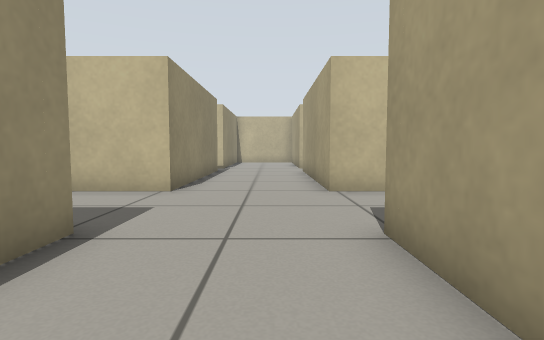
view 1 (above)

20 first-person views from a walk through a Gazebo world. The camera is 0.5 m above the floor, tilts 4° down and sees 80° across. The floor is counted in squares, 0.5 m on a side. Each view is taken from the middle of a square. On the plan, view 1 faces up. The plan holds only what a view shows up to about 12 squares ahead; the rest is blank.

view 2
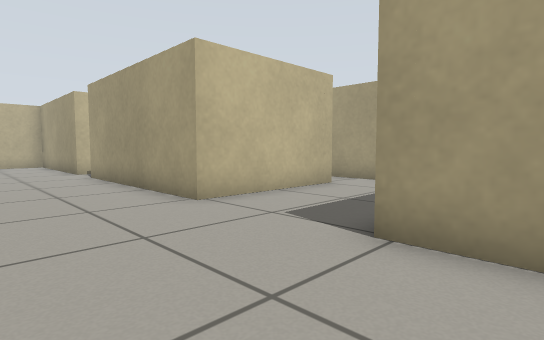

view 3
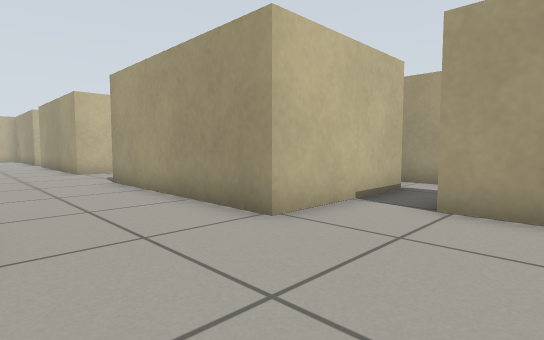

view 4
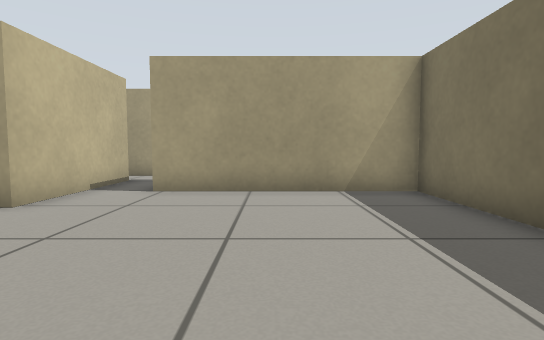

view 5
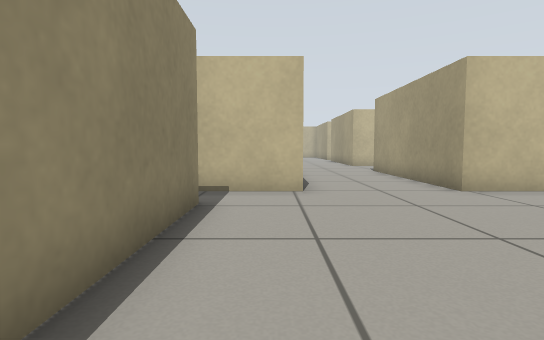

view 6
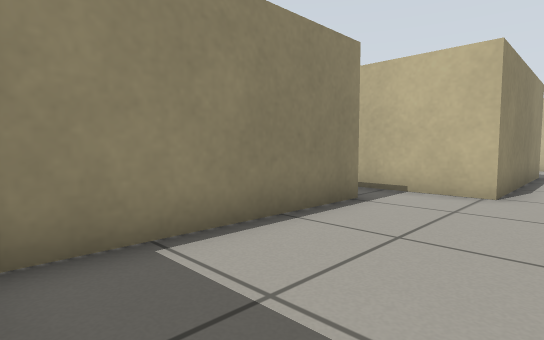

view 7
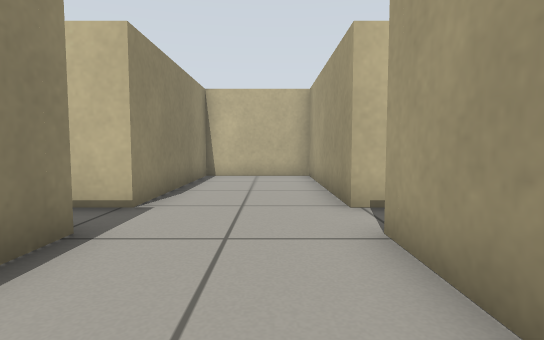

view 8
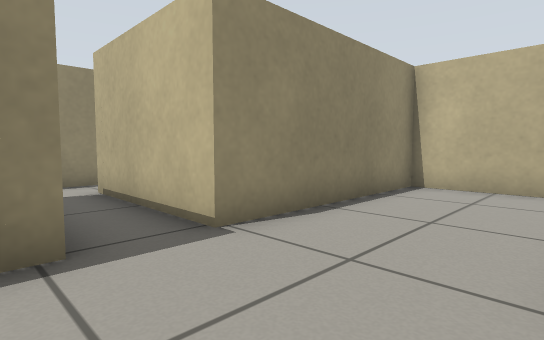

view 9
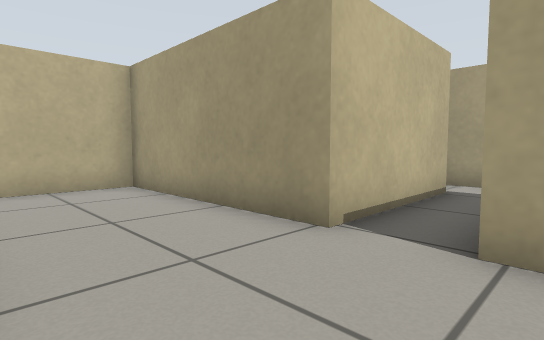

view 10
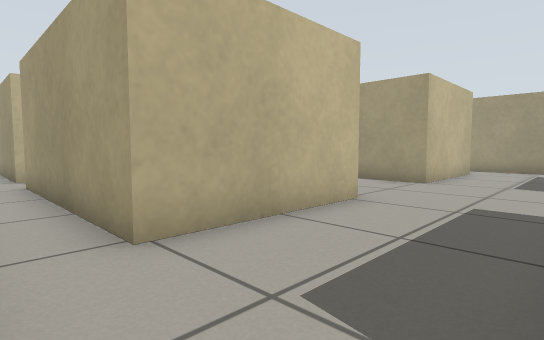

view 11
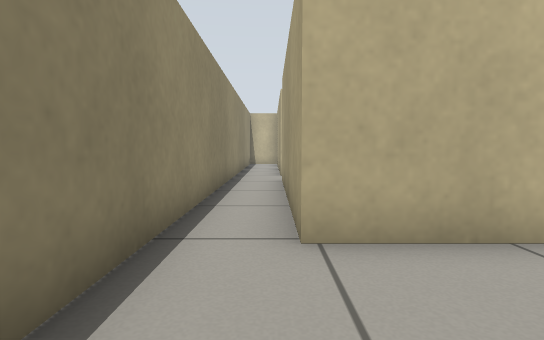

view 12
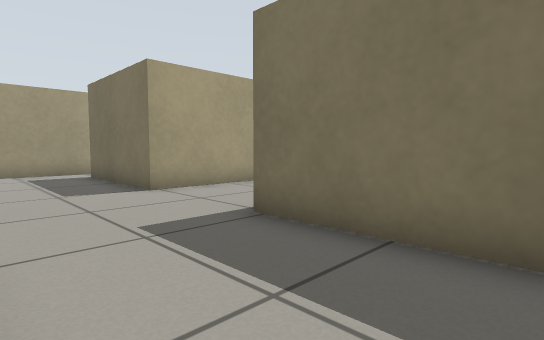

view 13
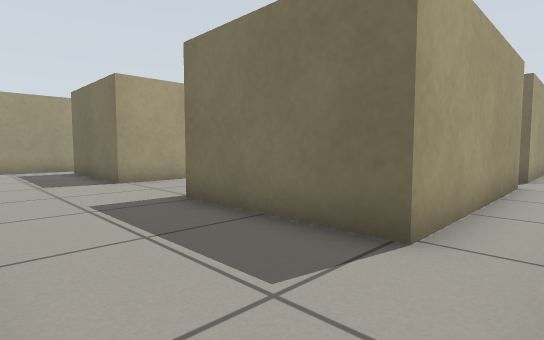

view 14
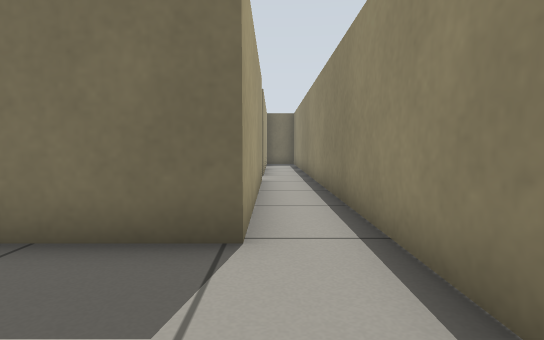

view 15
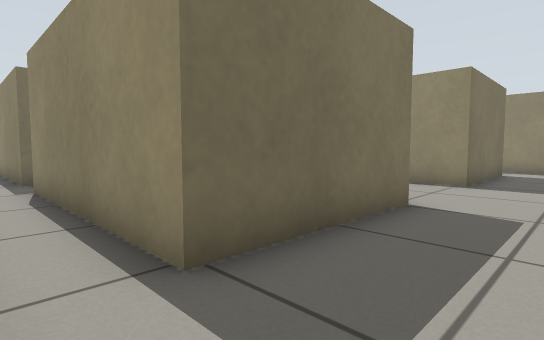

view 16
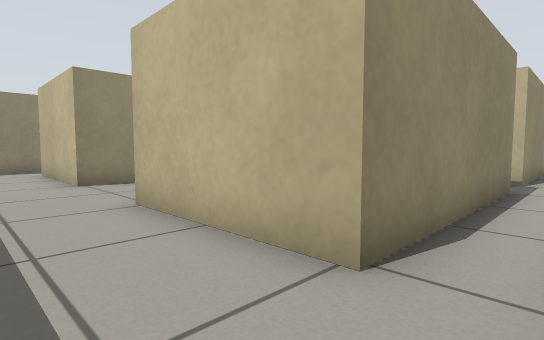

view 17
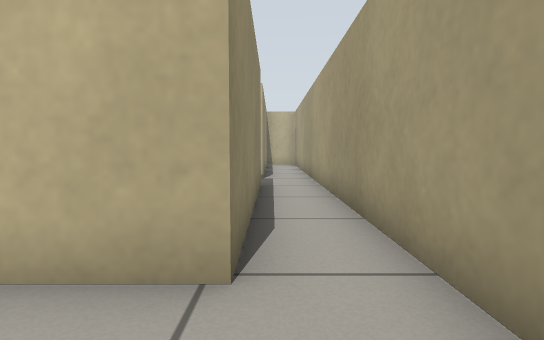

view 18
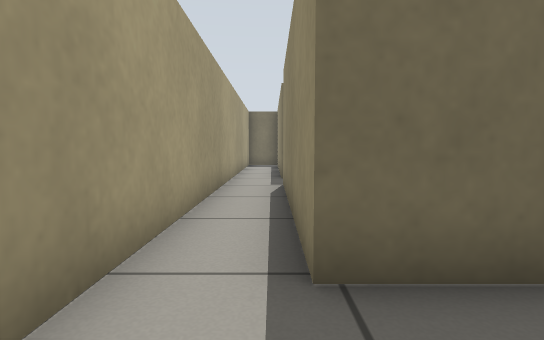

view 19
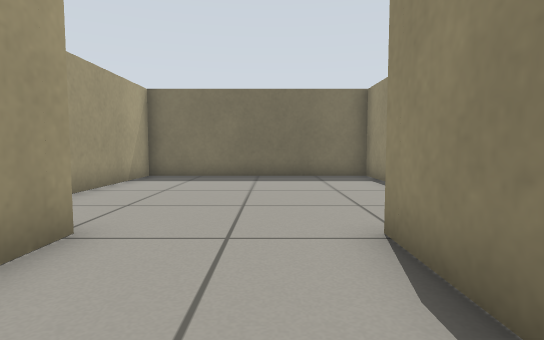

view 20
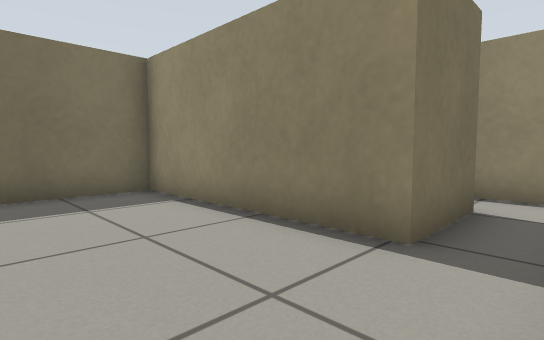

### Floor plan
Points are (right, up) in squares from view 1. A wall is a line through its corners. A room is listed if a view was taken in it or the views show most of it. See-through windows are left out.
Room 1 (views 1, 2, 3, 4, 5, 6, 7, 8, 9, 10, 11, 12, 13, 14, 15, 16, 17, 18, 19, 20)
walls: (1.3, 3.7) (5.7, 3.7) (5.7, -2.7) (1.3, -2.7) (1.3, 3.7); (-2.3, 13.8) (-2.3, 7.3) (-6.7, 7.3) (-6.7, 13.8); (-6.7, -2.7) (-6.7, 3.7) (-2.3, 3.7) (-2.3, -2.7) (-5.2, -2.7); (5.7, 13.8) (5.7, 7.3) (1.3, 7.3) (1.3, 13.8); (5.7, -4.2) (5.7, -8.9); (-8.3, 16) (-8.3, -5.1); (7.3, -6) (7.3, 17.1); (-6.7, -7.7) (-6.7, -4.3) (-4.3, -4.3) (-4.3, -10.3) (3.3, -10.3) (3.3, -4.2); (5.7, 19.8) (5.7, 15.3) (1.3, 15.3) (1.3, 21.3) (-2.3, 21.3) (-2.3, 15.3) (-6.7, 15.3) (-6.7, 18.9)

Positions as (right, up) in squares from view 1, and headings:
1: (0, 0), facing up
2: (-2, 2), facing up-right
3: (-2, -6), facing up-right
4: (-4, -7), facing right
5: (-3, -10), facing up
6: (-1, -10), facing up-left
7: (0, 10), facing up
8: (1, 13), facing up-left
9: (-2, 13), facing up-right
10: (-8, 4), facing up-right
11: (-7, 4), facing up
12: (-6, 7), facing down-right
13: (-8, 7), facing down-right
14: (-7, 7), facing down
15: (7, 6), facing down-left
16: (7, 5), facing up-left
17: (6, 5), facing up
18: (6, 6), facing down
19: (-1, 1), facing down
20: (-1, -3), facing down-left
